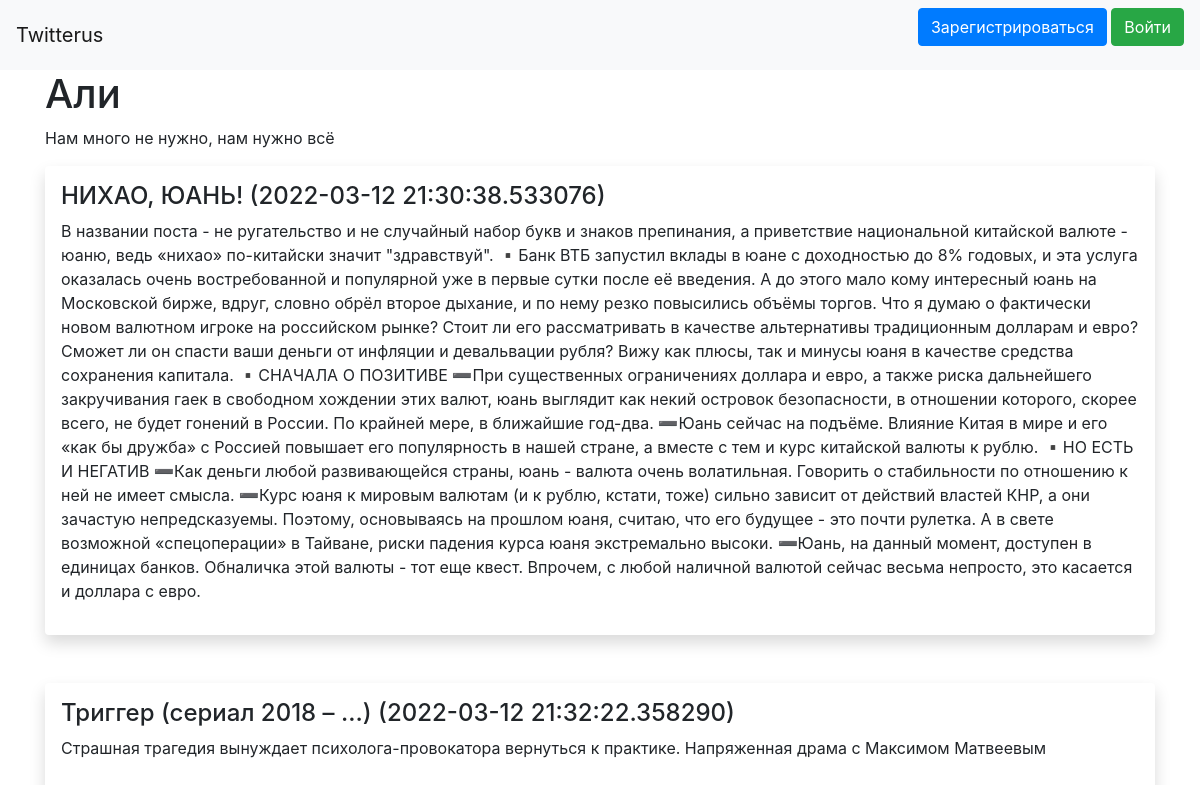
/user/2, run on the app's committed database.
### data/users.py (models this page shows, shortened)
class User(SqlAlchemyBase, UserMixin, SerializerMixin):
    __tablename__ = 'users'
    id = sqlalchemy.Column(sqlalchemy.Integer, primary_key=True, autoincrement=True, unique=True)
    email = sqlalchemy.Column(sqlalchemy.String, unique=True)
    name = sqlalchemy.Column(sqlalchemy.String)
    nick = sqlalchemy.Column(sqlalchemy.String, unique=True)
    about = sqlalchemy.Column(sqlalchemy.String)
    hashed_password = sqlalchemy.Column(sqlalchemy.String)
    created_date = sqlalchemy.Column(sqlalchemy.DateTime,
                                     default=datetime.datetime.now)

### data/posts.py (models this page shows)
class Post(SqlAlchemyBase, SerializerMixin):
    __tablename__ = 'posts'
    id = sqlalchemy.Column(sqlalchemy.Integer, primary_key=True, autoincrement=True)
    title = sqlalchemy.Column(sqlalchemy.String)
    creater_id = sqlalchemy.Column(sqlalchemy.Integer, sqlalchemy.ForeignKey("users.id"))
    text = sqlalchemy.Column(sqlalchemy.String)
    create_data = sqlalchemy.Column(sqlalchemy.DateTime, default=datetime.datetime.now)
    user = orm.relation('User')

### app.py (the view)
@app.route('/user/<int:user_id>', methods=['GET', 'POST'])
def get_user(user_id):
    db_sess = db_session.create_session()
    user = db_sess.query(User).get(user_id)
    if user:
        all_post = db_sess.query(Post).filter(Post.creater_id == user_id)
        return render_template('user.html', title=user.nick, name=user.name, about=user.about, posts=all_post, id=user_id)
    return jsonify({'error': 'user not found'})

### data/db_session.py (called while the page is built)
def create_session() -> Session:
    global __factory
    return __factory()

### templates/user.html (shortened to what this page needs)
{% extends "base.html" %}
{% block content %}
<h1>{{ name }}</h1>
<div>
    <p>
        {{ about }}
    </p>
</div>
{% for item in posts %}
<div class="shadow p-3 mb-5 bg-body rounded">
    <h4>{{ item.title }} ({{ item.create_data }})
    </h4>
    <p>{{ item.text }}</p>
</div>
{% endfor %}
{% endblock %}

### data on the page
User: name "Али", about "Нам много не нужно, нам нужно всё"
Post: title "НИХАО, ЮАНЬ!", create_data "2022-03-12 21:30:38.533076", text "В названии поста - не ругательство и не случайный набор букв и знаков препинания, а приветствие национальной китайской валюте - юаню, ведь «нихао» по-китайски значит \"здравствуй\". ▪️Банк ВТБ запустил вклады в юане с доходностью до 8% годовых, и эта услуга оказалась очень востребованной и популярной уже в первые сутки после её введения. А до этого мало кому интересный юань на Московской бирже, вдруг, словно обрёл второе дыхание, и по нему резко повысились объёмы торгов. Что я думаю о фактически новом валютном игроке на российском рынке? Стоит ли его рассматривать в качестве альтернативы традиционным долларам и евро? Сможет ли он спасти ваши деньги от инфляции и девальвации рубля? Вижу как…"
Post: title "Триггер (сериал 2018 – ...)", create_data "2022-03-12 21:32:22.358290", text "Страшная трагедия вынуждает психолога-провокатора вернуться к практике. Напряженная драма с Максимом Матвеевым"
